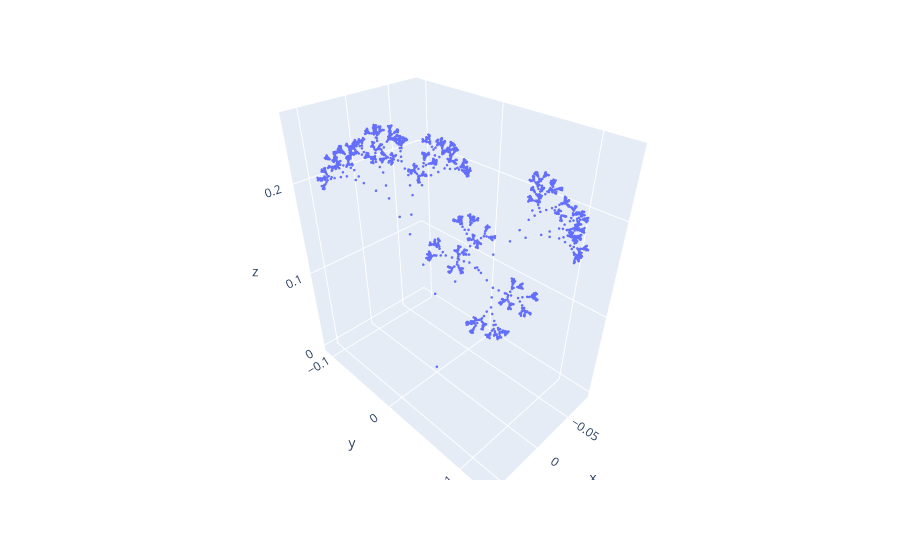

The code cell stored with this chart in its notebook:
### Code cell
pos = probes[:,:3].detach().numpy() # first three dimensions are 3D coordinates

fig = px.scatter_3d(x=pos[:,0],y=pos[:,1],z=-1*pos[:,2])
fig.update_traces(marker={'size': 1.5})
fig.update_layout(scene = dict(aspectmode='data'))#, width=600,height=500)
fig.show()

### Figure 1 — Plotly figure (JSON) as saved in the notebook; plotly's stock layout.template omitted (floating-point values rounded to 4 significant figures; data arrays with more than 128 entries replaced by an {"elided": "..."} marker saying what was removed)
{"data": [{"hovertemplate": "x=%{x}<br>y=%{y}<br>z=%{z}<extra></extra>", "legendgroup": "", "marker": {"color": "#636efa", "size": 1.5, "symbol": "circle"}, "mode": "markers", "name": "", "scene": "scene", "showlegend": false, "type": "scatter3d", "x": {"elided": "2046 float values"}, "y": {"elided": "2046 float values"}, "z": {"elided": "2046 float values"}}], "layout": {"legend": {"tracegroupgap": 0}, "margin": {"t": 60}, "scene": {"aspectmode": "data", "domain": {"x": [0, 1], "y": [0, 1]}, "xaxis": {"title": {"text": "x"}}, "yaxis": {"title": {"text": "y"}}, "zaxis": {"title": {"text": "z"}}}}}
